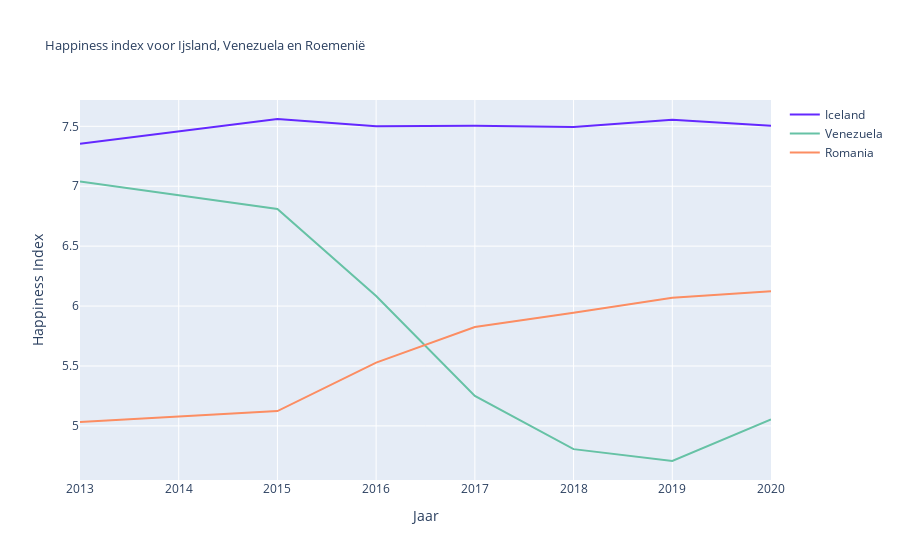

Notebook source saved alongside this figure:
### Markdown cell above
# Observaties

Om te ondervinden of er een correlatie bestaat tussen de mate van democratie en de mate van geluk in een land, is het belangrijk om te weten wat er geobserveerd moet worden. Om het onderzoek een schaal te geven die behandelbaar was, is er voor gekozen 3 metingen van democratie te selecteren. Voor elk van deze drie metingen wordt er gekeken naar drie landen. 

De Global State of Democracy Indices dataset bevat meer dan 160 verschillende metingen van democratie, deze metingen spannen over meerdere onderwerpen die bij elkaar een basis vormen die toe staat te monitoren hoe het met de democratie gesteld is in een land. Elke meting in de dataset is één voor één bekeken, en de bredere metingen met potentie werden genoteerd. Uiteindelijk zijn er drie geselecteerd die de hoofdonderwerpen goed vertegenwoordigen:

<b>Origineel</b>: How routinely do public sector employees grant favours in exchange for bribes or other material inducements?
<br><b>Nederlands</b>: Hoe vaak verlenen werknemers in de publieke sector gunsten in ruil voor omkopingen of andere materiële wensen?
<br><b>Variabele</b>: V_41_01
<br><b>Hoofdonderwerp</b>: Corruptie

<b>Origineel</b>: Do poor people enjoy the same level of civil liberties as rich people do?
<br><b>Nederlands</b>: Genieten arme mensen evenveel van burgerlijke vrijheden als rijke mensen?
<br><b>Variabele</b>: V_23_01
<br><b>Hoofdonderwerp</b>: Gelijkheid

<b>Origineel</b>: Does the government directly or indirectly attempt to censor the print or broadcast media?
<br><b>Nederlands</b>: Probeert de regering op directe of indirecte wijze de gedrukte of uitzendmedia te censureren?
<br><b>Variabele</b>:V_22_01
<br><b>Hoofdonderwerp</b>: Censuur

De drie gekozen landen zijn gekozen om ieders twee verschillende variabelen te representeren; de mate van welvaart en de verandering van de happiness index. 

Ijsland is gekozen als centrumland met een stabiele happiness index

Roemenië is gekozen als semi-periferisch land met een stijgende happiness index

Venezuela is gekozen als periferisch land met een dalende happiness index

### Code cell
fig_widget4.show()

### Figure 1 — Plotly figure (JSON) as saved in the notebook; plotly's stock layout.template omitted (floating-point values rounded to 4 significant figures)
{"data": [{"marker": {"color": "rgb(100,40,255)"}, "mode": "lines", "name": "Iceland", "type": "scatter", "x": [2013, 2015, 2016, 2017, 2018, 2019, 2020], "y": [7.355, 7.561, 7.501, 7.504, 7.494, 7.554, 7.504]}, {"marker": {"color": "rgb(102,194,165)"}, "mode": "lines", "name": "Venezuela", "type": "scatter", "x": [2013, 2015, 2016, 2017, 2018, 2019, 2020], "y": [7.039, 6.81, 6.084, 5.25, 4.806, 4.707, 5.053]}, {"marker": {"color": "rgb(252,141,98)"}, "mode": "lines", "name": "Romania", "type": "scatter", "x": [2013, 2015, 2016, 2017, 2018, 2019, 2020], "y": [5.033, 5.124, 5.528, 5.825, 5.945, 6.07, 6.124]}], "layout": {"annotations": [{"showarrow": false, "text": "Deze Grafiek toont de happiness index aan voor de drie gekozen landen", "x": 0.5, "xref": "paper", "y": -0.25, "yref": "paper"}], "title": {"font": {"size": 13}, "text": "Happiness index voor Ijsland, Venezuela en Roemenië"}, "xaxis": {"title": {"text": "Jaar"}}, "yaxis": {"title": {"text": "Happiness Index"}}}}
